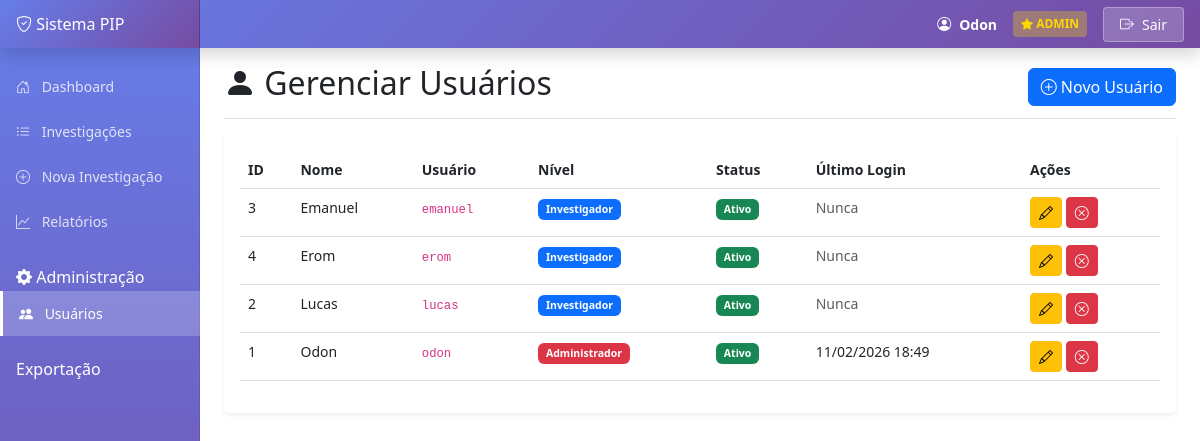
/usuarios (signed in), run on the app's committed database.
### models.py (models this page shows, shortened)
class Usuario(db.Model):
    __tablename__ = 'usuarios'
    id = db.Column(db.Integer, primary_key=True)
    username = db.Column(db.String(50), unique=True, nullable=False, index=True)
    senha_hash = db.Column(db.String(255), nullable=False)
    nome = db.Column(db.String(100), nullable=False)
    nivel = db.Column(db.String(20), nullable=False, default='investigador')  # admin / investigador / visualizador
    ativo = db.Column(db.Boolean, default=True)
    criado_em = db.Column(db.DateTime, default=datetime.utcnow)
    ultimo_login = db.Column(db.DateTime)

### app.py (the view)
@app.route('/usuarios')
def usuarios():
    if 'usuario' not in session:
        flash('Você precisa fazer login primeiro!', 'warning')
        return redirect(url_for('login'))
    if session.get('nivel') != 'admin':
        flash('Você não tem permissão para acessar essa página!', 'danger')
        return redirect(url_for('dashboard'))
    todos_usuarios = Usuario.query.order_by(Usuario.nome).all()
    return render_template('usuarios.html', usuarios=todos_usuarios)

### templates/usuarios.html (shortened to what this page needs)
{% extends "base.html" %}
{% block content %}
<div class="d-flex justify-content-between flex-wrap flex-md-nowrap align-items-center pt-3 pb-2 mb-3 border-bottom">
    <h1 class="h2">
        <i class="bi bi-person-fill"></i> Gerenciar Usuários
    </h1>
    <button class="btn btn-primary" data-bs-toggle="modal" data-bs-target="#modalNovoUsuario">
        <i class="bi bi-plus-circle"></i> Novo Usuário
    </button>
</div>
<div class="card">
    <div class="card-body">
        <div class="table-responsive">
            <table class="table table-hover">
                <thead>
                    <tr>
                        <th>ID</th>
                        <th>Nome</th>
                        <th>Usuário</th>
                        <th>Nível</th>
                        <th>Status</th>
                        <th>Último Login</th>
                        <th>Ações</th>
                    </tr>
                </thead>
                <tbody>
                    {% for usuario in usuarios %}
                    <tr>
                        <td>{{ usuario.id }}</td>
                        <td>{{ usuario.nome }}</td>
                        <td><code>{{ usuario.username }}</code></td>
                        <td>
                            {% if usuario.nivel == 'admin' %}
                                <span class="badge bg-danger">Administrador</span>
                            {% elif usuario.nivel == 'investigador' %}
                                <span class="badge bg-primary">Investigador</span>
                            {% else %}
                                <span class="badge bg-secondary">Consulta</span>
                            {% endif %}
                        </td>
                        <td>
                            {% if usuario.ativo %}
                                <span class="badge bg-success">Ativo</span>
                            {% else %}
                                <span class="badge bg-danger">Inativo</span>
                            {% endif %}
                        </td>
                        <td>
                            {% if usuario.ultimo_login %}
                                {{ usuario.ultimo_login.strftime('%d/%m/%Y %H:%M') }}
                            {% else %}
                                <span class="text-muted">Nunca</span>
                            {% endif %}
                        </td>
                        <td>
                            <button class="btn btn-sm btn-warning"
                                    data-bs-toggle="modal"
                                    data-bs-target="#modalEditarUsuario{{ usuario.id }}">
                                <i class="bi bi-pencil"></i>
                            </button>
                            {% if usuario.ativo %}
                                <button class="btn btn-sm btn-danger"
                                        onclick="desativarUsuario({{ usuario.id }})">
                                    <i class="bi bi-x-circle"></i>
                                </button>
                            {% else %}
                                <button class="btn btn-sm btn-success"
                                        onclick="ativarUsuario({{ usuario.id }})">
                                    <i class="bi bi-check-circle"></i>
                                </button>
                            {% endif %}
                        </td>
                    </tr>
                    {% endfor %}
                </tbody>
            </table>
        </div>
    </div>
</div>
{% endblock %}

### templates/base.html (style rules this page uses)
body { font-size: 0.875rem; }
.card { box-shadow: 0 0.125rem 0.25rem rgba(0, 0, 0, 0.075); border: none; margin-bottom: 1rem; }
.badge { padding: 0.5em 0.75em; }
.btn-sm { padding: 0.25rem 0.5rem; font-size: 0.875rem; }

### data on the page
Usuario: id "3", nome "Emanuel", username "emanuel", nivel "Investigador", ativo "Ativo", shows "Nunca"
Usuario: id "4", nome "Erom", username "erom", nivel "Investigador", ativo "Ativo", shows "Nunca"
Usuario: id "2", nome "Lucas", username "lucas", nivel "Investigador", ativo "Ativo", shows "Nunca"
Usuario: id "1", nome "Odon", username "odon", nivel "Administrador", ativo "Ativo", ultimo_login "11/02/2026 18:49"

### other printed values
{{ session.nome }} "Odon"
